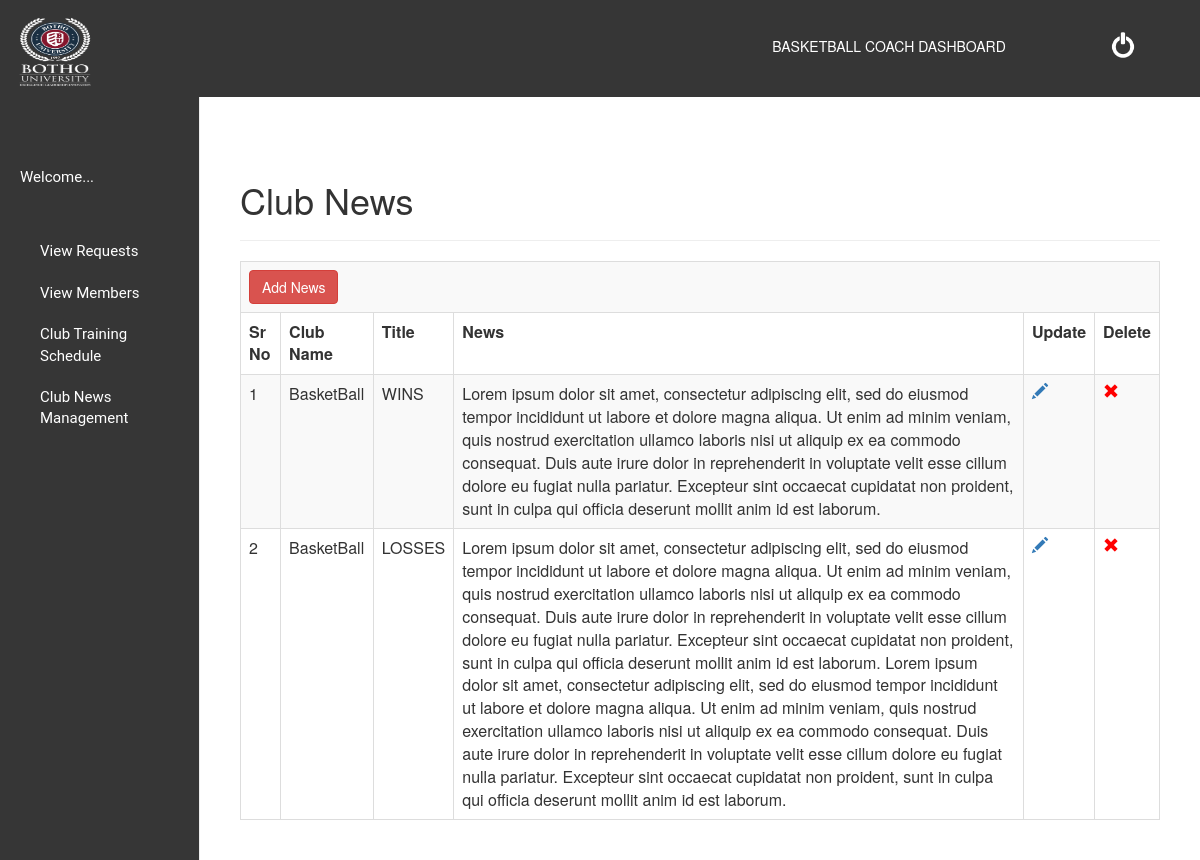
/BasketBall/dashboard.php?option=feedback, run on the app's committed database.
### tables this page shows
CREATE TABLE `news` (
  `Nid` int(12) NOT NULL,
  `ClubName` varchar(30) NOT NULL,
  `Title` varchar(50) NOT NULL,
  `News` varchar(3000) NOT NULL
);

### BasketBall/clubNews.php (the view, shortened to what this page needs)
<table class="table table-bordered table-striped table-hover">
	<h1>Club News</h1><hr>
	<tr>
	<td colspan="8"><a href="dashboard.php?option=add_news" class="btn btn-danger">Add News</a></td>
	</tr>
	<tr style="height:40">
		<th>Sr No</th>
		<th>Club Name</th>
		<th>Title</th>
		<th>News</th>
		<th>Update</th>
		<th>Delete</th>
	</tr>
<?php
$i=1;
$sql=mysqli_query($conn,"select * from News where ClubName = 'BasketBall'");
while($res=mysqli_fetch_assoc($sql))
{
$id=$res['Nid'];
?>
<tr>
		<td><?php echo $i;$i++; ?></td>
		<td><?php echo $res['ClubName']; ?></td>
		<td><?php echo $res['Title']; ?></td>
			<td><?php echo $res['News']; ?></td>
		<td><a href="dashboard.php?option=update_news&id=<?php echo $id;?>"><span class="glyphicon glyphicon-pencil"></span></a></td>
		<td><a href="#" onclick="delRoom('<?php echo $id; ?>')"><span class="glyphicon glyphicon-remove" style='color:red'></span></a></td>
	</tr>
<?php
}
?>
</table>

### BasketBall/dashboard.css (style rules this page uses)
body { padding-top: 100px; }

### data on the page
news: ClubName "BasketBall", Title "WINS", News "Lorem ipsum dolor sit amet, consectetur adipiscing elit, sed do eiusmod tempor incididunt ut labore et dolore magna aliqua. Ut enim ad minim veniam, quis nostrud exercitation ullamco laboris nisi ut aliquip ex ea commodo consequat. Duis aute irure dolor in reprehenderit in voluptate velit esse cillum dolore eu fugiat nulla pariatur. Excepteur sint occaecat cupidatat non proident, sunt in culpa qui officia deserunt mollit anim id est laborum."
news: ClubName "BasketBall", Title "LOSSES", News "Lorem ipsum dolor sit amet, consectetur adipiscing elit, sed do eiusmod tempor incididunt ut labore et dolore magna aliqua. Ut enim ad minim veniam, quis nostrud exercitation ullamco laboris nisi ut aliquip ex ea commodo consequat. Duis aute irure dolor in reprehenderit in voluptate velit esse cillum dolore eu fugiat nulla pariatur. Excepteur sint occaecat cupidatat non proident, sunt in culpa qui officia deserunt mollit anim id est laborum. Lorem ipsum dolor sit amet, consectetur adipiscing elit, sed do eiusmod tempor incididunt ut labore et dolore magna aliqua. Ut enim ad minim veniam, quis nostrud exercitation ullamco laboris nisi ut aliquip ex ea commodo consequat. Duis aute irure dolor…"
